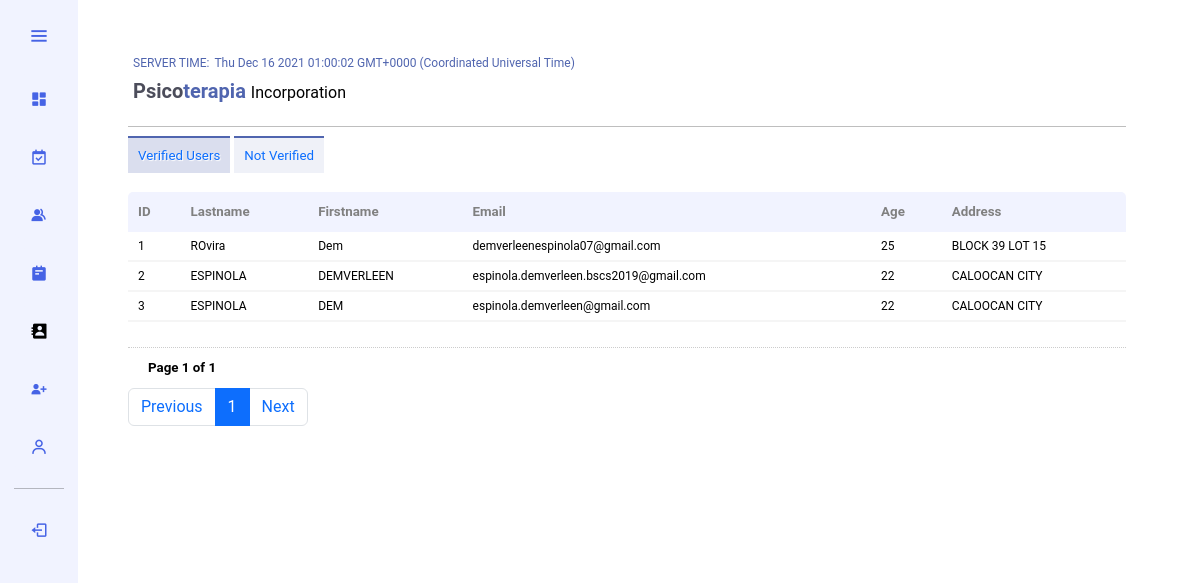
Page /admin/moderator/user.php (signed in) on the earlier database version.
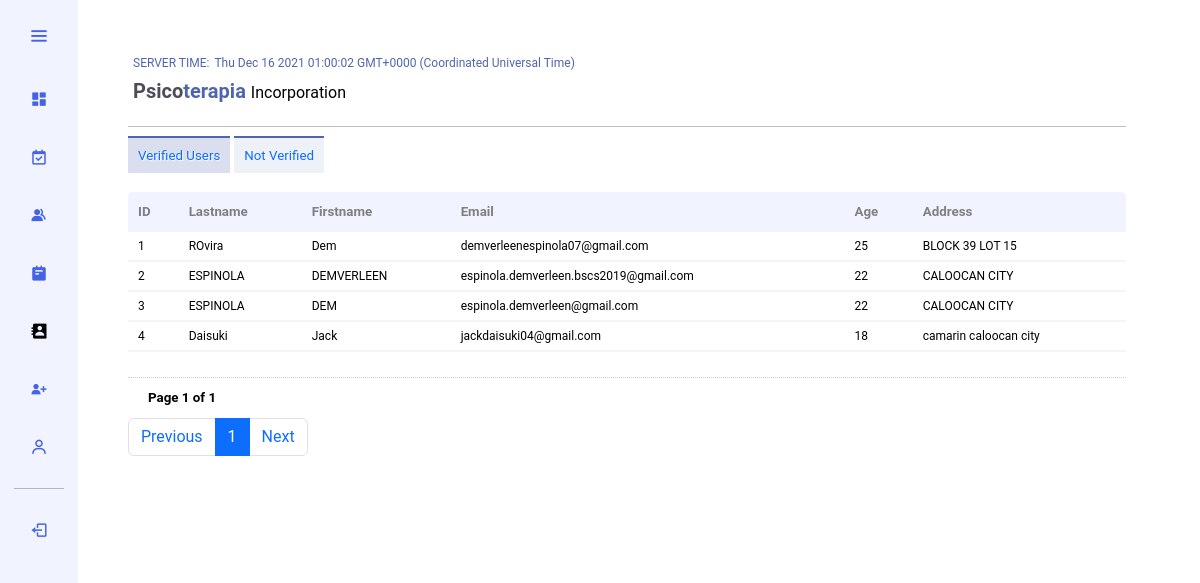
Same page on the later database version.
### tables this page shows
CREATE TABLE `tbl_company` (
  `id` int(11) NOT NULL,
  `companyname1` text DEFAULT NULL,
  `companyname2` varchar(255) DEFAULT NULL,
  `companyname3` varchar(255) DEFAULT NULL,
  `companylogo` text NOT NULL,
  `organization` varchar(255) NOT NULL,
  `establish` date NOT NULL,
  `mobile` varchar(255) NOT NULL,
  `email` varchar(255) NOT NULL
);

CREATE TABLE `tbl_useraccount` (
  `userID` text NOT NULL,
  `userImage` text NOT NULL,
  `userGivenName` text NOT NULL,
  `userSurname` text NOT NULL,
  `userFullname` text NOT NULL,
  `userUsername` text NOT NULL,
  `userContactNumber` text NOT NULL,
  `userAddress` text NOT NULL,
  `userBirthday` text NOT NULL,
  `userAge` text NOT NULL,
  `userEmail` text NOT NULL,
  `userPassword` text NOT NULL,
  `userCode` text NOT NULL,
  `userFPCode` text NOT NULL,
  `userStatus` text NOT NULL
);

### admin/data/control.php (called while the page is built, shortened)
<?php
    require "connection.php";
    $company_details_query = "SELECT * FROM tbl_company WHERE id = 1";
    $company_details = mysqli_query($connect, $company_details_query);
    $fetch_company_details = mysqli_fetch_assoc($company_details);
?>

### admin/moderator/user.php (the view, shortened to what this page needs)
<?php require_once "../data/control.php"; ?>
<!DOCTYPE html>
<html>
    <head>
        <link href="https://cdn.jsdelivr.net/npm/bootstrap@5.0.2/dist/css/bootstrap.min.css" rel="stylesheet">
        <link href='https://unpkg.com/boxicons@2.0.7/css/boxicons.min.css' rel='stylesheet'>
        <link rel="stylesheet" type="text/css" href="../style/bootstrap.css"/>
        <link rel="stylesheet" type="text/css" href="../style/style.css"/>
    </head>
    <body onload="display_ct();">
        <div class="container-fluid row">
            <div class="sidebar">
                <div class="logo_details" style="transition-timing-function:ease;">
                    <i class='bx bx-menu' id="btn" ></i>
                </div>
                <ul class="nav-list">
                    <li>
                        <a href="dashboard.php"><i class='bx bxs-dashboard' ></i><span class="links_name">Dashboard</span></a>
                    </li>
                    <li>
                        <a href="appointment.php"><i class='bx bx-calendar-check'></i><span class="links_name">Appointments</span></a>
                    </li>
                    <li>
                        <a href="team.php"><i class='bx bxs-group'></i><span class="links_name">Team</span></a>
                    </li>
                    <li>
                        <a href="doctor.php"><i class='bx bxs-notepad' ></i><span class="links_name">Doctors Schedule</span></a>
                    </li>
                    <li>
                        <a href="user.php"><i class='bx bxs-contact'  style="color:#000;"></i><span class="links_name">Client's Data</span></a>
                    </li>
                    <li>
                        <a href="create.php"><i class='bx bxs-user-plus'></i><span class="links_name">Create New Account</span></a>
                    </li>
                    <li>
                        <a href="profile.php"><i class='bx bx-user'></i><span class="links_name">Profile</span></a>
                    </li><hr>
                    <li>
                        <a href="logout.php"><i class='bx bx-log-out'></i><span class="links_name">Log out</span></a>
                    </li>
                </ul>
            </div>
            <section class="home-section">
                <span style="font-size: 9pt;color:#5065AF; margin-left:5px; margin-bottom:0px;">SERVER TIME:</span><span id='ct' style="font-size: 9pt;color:#5065AF; margin-left:5px; margin-bottom:0px;"></span>
                <h2 style="font-size:15pt; color:#4C4D5B; margin-left:5px; font-weight:bold; line-height:35px;"><?php echo ucwords($fetch_company_details['companyname1']); ?><span style="color:#5065AF;"><?php echo strtolower($fetch_company_details['companyname2']); ?></span> <span style="font-size:12pt; font-weight:normal;"><?php echo ucwords($fetch_company_details['organization']); ?></span></h2><hr>
                <a href="user.php" style="text-decoration:none; font-size:10pt; padding:10px; background-color: rgba(203, 209, 231, .7); border-top: 2px solid #5065AF; text-shadow: 1px 1px 1px #fff;">Verified Users</a>
                <a href="offline.php" style="text-decoration:none; font-size:10pt; padding:10px; background-color: rgba(203, 209, 231, .3); border-top: 2px solid #5065AF;">Not Verified</a>
                <table style="width:100%; border-collapse:collapse; margin:25px 0; font-size:0.9em; border-radius:5px 5px 0 0; overflow: hidden;">
                    <thead style="background-color:#F1F3FF; text-align:left;">
                        <tr><th>ID</th><th>Lastname</th><th>Firstname</th><th>Email</th><th>Age</th><th>Address</th></tr>
                    </thead>
                    <tbody>
                        <?php
                            if (isset($_GET['page_no']) && $_GET['page_no']!=""){
                                $page_no = $_GET['page_no'];
                            }
                            else{
                                $page_no = 1;
                            }
                            $total_records_per_page = 8;
                            $offset = ($page_no-1) * $total_records_per_page;
	                        $previous_page = $page_no - 1;
	                        $next_page = $page_no + 1;
	                        $result_count = mysqli_query($connect,"SELECT COUNT(*) As total_records FROM tbl_useraccount WHERE userStatus = 'verified'");
	                        $total_records = mysqli_fetch_array($result_count);
	                        $total_records = $total_records['total_records'];
                            $total_no_of_pages = ceil($total_records / $total_records_per_page);
                            $get_data_query = "SELECT *, DATEDIFF(date(now()), userBirthday)/365.25 as age FROM tbl_useraccount WHERE userStatus = 'verified' ORDER BY userID ASC LIMIT $offset, $total_records_per_page";
                            $get_data = mysqli_query($connect, $get_data_query);
                            for($i=0; $row = mysqli_fetch_array($get_data); $i++){
                        ?>
                            <tr style="border-bottom:2px solid whitesmoke;"><td><?php echo $row['userID']; ?></td><td><?php echo ucwords($row['userSurname']); ?></td><td><?php echo ucwords($row['userGivenName']); ?></td><td><?php echo $row['userEmail']; ?></td><td><?php echo number_format($row['age']); ?></td><td><?php echo $row['userAddress']; ?></td></tr>
                        <?php } ?>
                    </tbody>
                </table>
                <div style='font-size:10pt; padding:10px 20px 0px; border-top:dotted 1px #CCC;'>
                <strong>Page <?php echo $page_no." of ".$total_no_of_pages; ?></strong>
            </div><nav style="margin-top:10px;">
            <ul class="pagination" style="font-size:9pt;">
	            <li class="page-item" <?php if($page_no <= 1){ echo "class='disabled'"; } ?>>
	                <a class="page-link"<?php if($page_no > 1){ echo "href='?page_no=$previous_page'"; } ?>>Previous</a>
	            </li>
                <?php
	                if ($total_no_of_pages <= 10){
		                for ($counter = 1; $counter <= $total_no_of_pages; $counter++){
			                if ($counter == $page_no) {
		                        echo "<li class='active page-item'><a class='page-link'>$counter</a></li>";
				            }
                            else{
                                echo "<li class='page-item'><a class='page-link' href='?page_no=$counter'>$counter</a></li>";
				            }
                        }
	                }
                ?>
	            <li class='page-item' <?php if($page_no >= $total_no_of_pages){ echo "class='disabled'"; } ?>>
	                <a class='page-link' <?php if($page_no < $total_no_of_pages) { echo "href='?page_no=$next_page'"; } ?>>Next</a>
	            </li>
            </ul></nav>
            </section>
        </div>
    </body>
</html>

### admin/style/style.css (style rules this page uses)
* { margin: 0px; padding: 0px; box-sizing: border-box; font-family: "Poppins" , "Roboto", sans-serif; color: #000000; }
div.sidebar { position: fixed; left: 0; top: 0; height: 100%; width: 78px; background: #F1F3FF; padding: 6px 14px; z-index: 99; transition: all 0.5s ease; }
div.sidebar div.logo_details { height: 60px; display: flex; align-items: center; position: relative; }
div.sidebar div.logo_details #btn { position: absolute; top: 50%; right: 0; transform: translateY(-50%); font-size: 22px; transition: all 0.4s ease; font-size: 23px; text-align: center; cursor: pointer; transition: all 0.5s ease; }
div.sidebar i { color: #4663E5; height: 60px; min-width: 50px; font-size: 28px; text-align: center; line-height: 60px; }
ul.nav-list { padding-left: 0px; }
div.sidebar li { position: relative; margin: 8px 0; list-style: none; }
div.sidebar li a { display: flex; height: 100%; width: 100%; border-radius: 12px; align-items: center; text-decoration: none; transition: all 0.4s ease; background: #F1F3FF; }
div.sidebar li i { height: 50px; line-height: 50px; font-size: 18px; border-radius: 12px; }
section.home-section { position: relative; background: #FFFFFF; min-height: 100vh; padding:50px; top: 0; left: 78px; width: calc(100% - 78px); transition: all 0.5s ease; z-index: 2; text-align: left; }
th { padding: 10px 10px; color: gray; font-weight: bold; text-align: left; font-size: 10pt; }
td { padding: 5px 10px; text-align: left; font-size: 9pt; }

Differences in the rows shown:
added tbl_useraccount: userID "4", userSurname "Daisuki", userGivenName "Jack", userEmail "jackdaisuki04@gmail.com", age "18", userAddress "camarin caloocan city"
